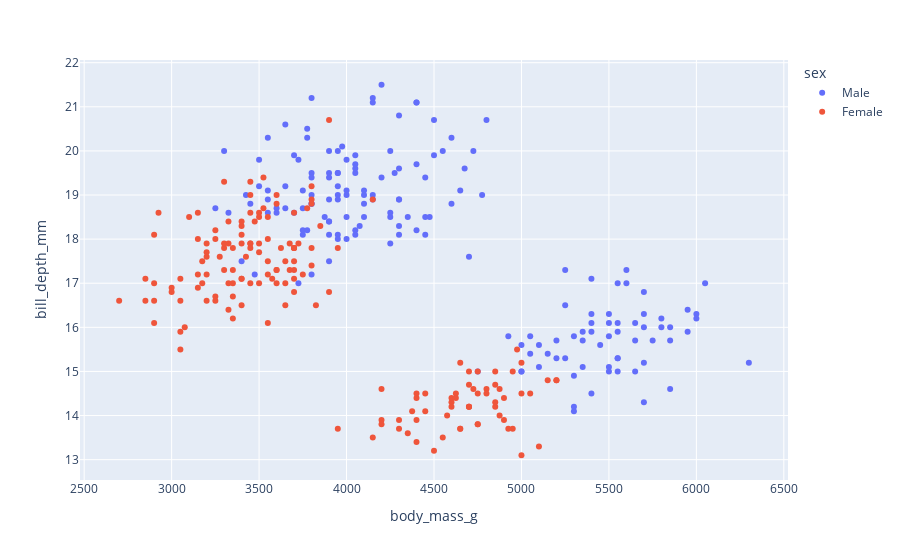

Source (notebook cell):
### Code cell
dataset.dropna(inplace=True)
import plotly.express as px
fig = px.scatter(dataset, x='body_mass_g', y='bill_depth_mm', color='sex')
fig.show()

### Figure 1 — Plotly figure (JSON) as saved in the notebook; plotly's stock layout.template omitted (floating-point values rounded to 4 significant figures; data arrays with more than 128 entries replaced by an {"elided": "..."} marker saying what was removed)
{"data": [{"hovertemplate": "sex=Male<br>body_mass_g=%{x}<br>bill_depth_mm=%{y}<extra></extra>", "legendgroup": "Male", "marker": {"color": "#636efa", "symbol": "circle"}, "mode": "markers", "name": "Male", "orientation": "v", "showlegend": true, "type": "scatter", "x": {"elided": "168 int values"}, "xaxis": "x", "y": {"elided": "168 float values"}, "yaxis": "y"}, {"hovertemplate": "sex=Female<br>body_mass_g=%{x}<br>bill_depth_mm=%{y}<extra></extra>", "legendgroup": "Female", "marker": {"color": "#EF553B", "symbol": "circle"}, "mode": "markers", "name": "Female", "orientation": "v", "showlegend": true, "type": "scatter", "x": {"elided": "165 int values"}, "xaxis": "x", "y": {"elided": "165 float values"}, "yaxis": "y"}], "layout": {"legend": {"title": {"text": "sex"}, "tracegroupgap": 0}, "margin": {"t": 60}, "xaxis": {"anchor": "y", "domain": [0, 1], "title": {"text": "body_mass_g"}}, "yaxis": {"anchor": "x", "domain": [0, 1], "title": {"text": "bill_depth_mm"}}}}
